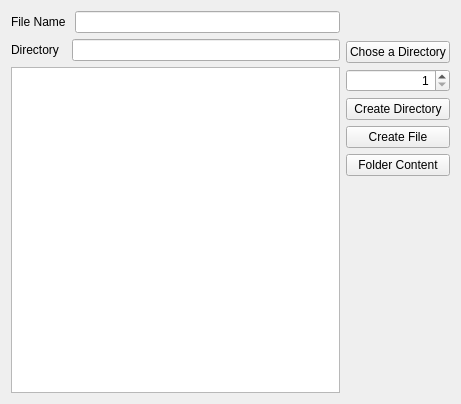
<?xml version="1.0" encoding="UTF-8"?>
<ui version="4.0">
 <class>Widget</class>
 <widget class="QWidget" name="Widget">
  <property name="geometry">
   <rect>
    <x>0</x>
    <y>0</y>
    <width>461</width>
    <height>404</height>
   </rect>
  </property>
  <property name="windowTitle">
   <string>Folder &amp; File Creator</string>
  </property>
  <property name="windowIcon">
   <iconset theme="accessories-calculator"/>
  </property>
  <layout class="QHBoxLayout" name="horizontalLayout_3">
   <item>
    <layout class="QVBoxLayout" name="verticalLayout">
     <item>
      <layout class="QHBoxLayout" name="horizontalLayout">
       <item>
        <widget class="QLabel" name="filename_label">
         <property name="text">
          <string>File Name </string>
         </property>
        </widget>
       </item>
       <item>
        <widget class="QLineEdit" name="file_name_line"/>
       </item>
      </layout>
     </item>
     <item>
      <layout class="QHBoxLayout" name="horizontalLayout_2">
       <item>
        <widget class="QLabel" name="directory_label">
         <property name="text">
          <string>Directory  </string>
         </property>
        </widget>
       </item>
       <item>
        <widget class="QLineEdit" name="directory_line"/>
       </item>
      </layout>
     </item>
     <item>
      <widget class="QListWidget" name="content_list_widget"/>
     </item>
    </layout>
   </item>
   <item>
    <layout class="QVBoxLayout" name="verticalLayout_2">
     <item>
      <spacer name="verticalSpacer_2">
       <property name="orientation">
        <enum>Qt::Vertical</enum>
       </property>
       <property name="sizeType">
        <enum>QSizePolicy::Fixed</enum>
       </property>
       <property name="sizeHint" stdset="0">
        <size>
         <width>20</width>
         <height>30</height>
        </size>
       </property>
      </spacer>
     </item>
     <item>
      <widget class="QPushButton" name="chose_dir_button">
       <property name="text">
        <string>Chose a Directory</string>
       </property>
      </widget>
     </item>
     <item>
      <widget class="QSpinBox" name="spinBox">
       <property name="alignment">
        <set>Qt::AlignRight|Qt::AlignTrailing|Qt::AlignVCenter</set>
       </property>
       <property name="minimum">
        <number>1</number>
       </property>
       <property name="value">
        <number>1</number>
       </property>
      </widget>
     </item>
     <item>
      <widget class="QPushButton" name="create_dir_button">
       <property name="text">
        <string>Create Directory</string>
       </property>
      </widget>
     </item>
     <item>
      <widget class="QPushButton" name="create_file_button">
       <property name="text">
        <string>Create File</string>
       </property>
      </widget>
     </item>
     <item>
      <widget class="QPushButton" name="show_contenct_button">
       <property name="text">
        <string>Folder Content</string>
       </property>
      </widget>
     </item>
     <item>
      <spacer name="verticalSpacer">
       <property name="orientation">
        <enum>Qt::Vertical</enum>
       </property>
       <property name="sizeHint" stdset="0">
        <size>
         <width>20</width>
         <height>40</height>
        </size>
       </property>
      </spacer>
     </item>
    </layout>
   </item>
  </layout>
 </widget>
 <resources/>
 <connections/>
</ui>
